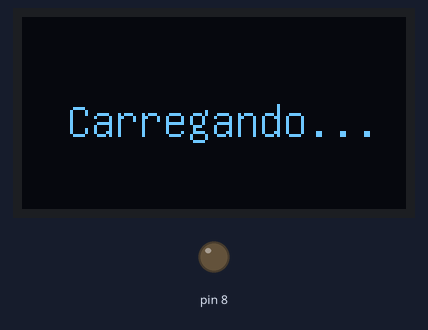
Bench run of a sketch on a simulated Arduino Uno, built with avr-gcc and run on an emulated ATmega328P. Parts: 128×64 one-colour display, output pins drawn as LEDs (lit = HIGH).

Above: at 0.2 s.
At 5.3 s:
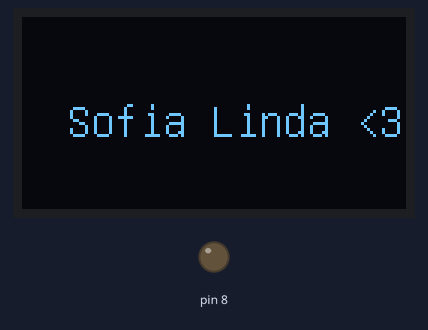

Measured:
- what the display in image 0 shows lasts 5.2 s, from 0.1 s to 5.3 s

The sketch:

codigoOled.ino
```cpp
#include "U8glib.h"

U8GLIB_SSD1306_128X64 u8g(U8G_I2C_OPT_NONE|U8G_I2C_OPT_DEV_0);	 //SCL -> A5   SDA -> A4

void draw1(void) {
  // graphic commands to redraw the complete screen should be placed here
  u8g.setFont(u8g_font_unifont);
  //u8g.setFont(u8g_font_osb21);
  u8g.setHiColorByRGB(255, 0, 34);
  u8g.drawStr( 15, 40, "Carregando...");
}

void draw2(void) {
  // graphic commands to redraw the complete screen should be placed here
  u8g.setFont(u8g_font_unifont);
  //u8g.setFont(u8g_font_osb21);
  u8g.setHiColorByRGB(255, 0, 34);
  u8g.drawStr( 15, 40, "Sofia Linda <3");
}

void setup(void) {
  // flip screen, if required
  // u8g.setRot180();

  // set SPI backup if required
  //u8g.setHardwareBackup(u8g_backup_avr_spi);

  // assign default color value
  if ( u8g.getMode() == U8G_MODE_R3G3B2 ) {
    u8g.setColorIndex(255);     // white
  }
  else if ( u8g.getMode() == U8G_MODE_GRAY2BIT ) {
    u8g.setColorIndex(3);         // max intensity
  }
  else if ( u8g.getMode() == U8G_MODE_BW ) {
    u8g.setColorIndex(1);         // pixel on
  }
  else if ( u8g.getMode() == U8G_MODE_HICOLOR ) {
    u8g.setHiColorByRGB(255, 0, 34);
  }

  pinMode(8, OUTPUT);
}

void loop(void) {
  // picture loop
   u8g.firstPage();
  do {
    draw1();
  } while( u8g.nextPage() );
  delay(5000);
  u8g.firstPage();
  do {
   draw2();
  }
  while( u8g.nextPage() );
  delay(5000);
}
```
